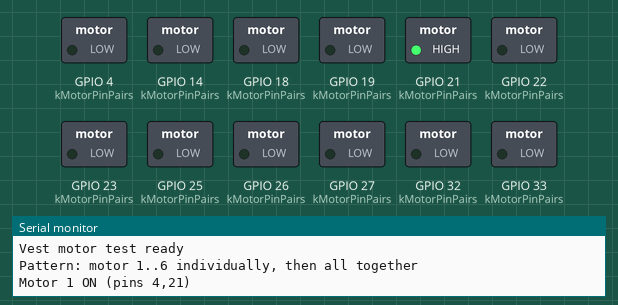
Bench run of a sketch on a simulated ESP32. On the bench: switched loads named in the sketch (green lamp = pin HIGH), the last lines printed to the serial monitor.

Above: at 0.6 s.
At 3.1 s:
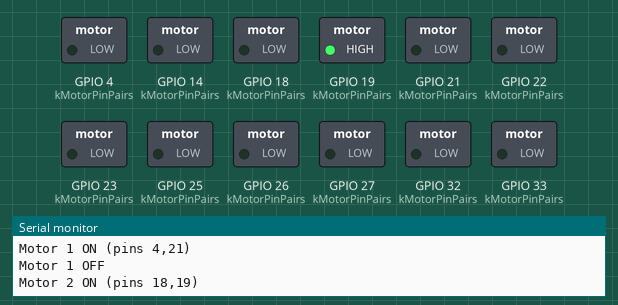
At 8.1 s:
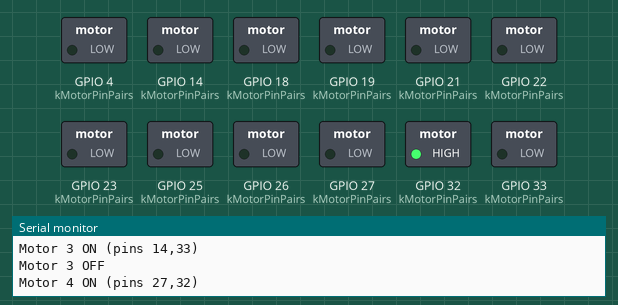
At 13.1 s:
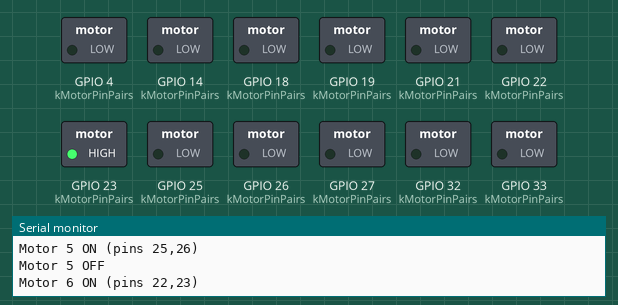
At 24.6 s:
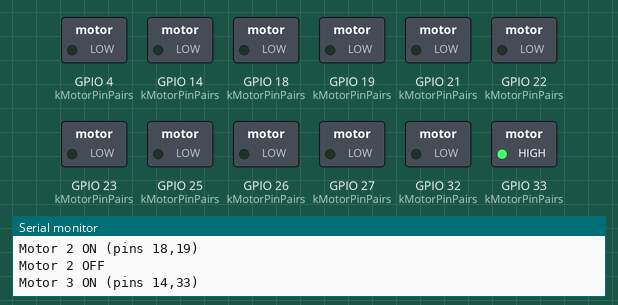
At 34.6 s:
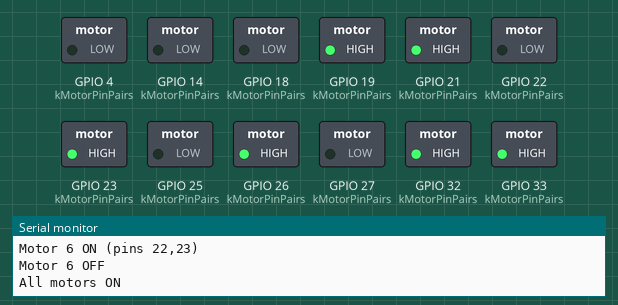
Timing chart, 0 to 40.0 s (numbered marks = the images above):
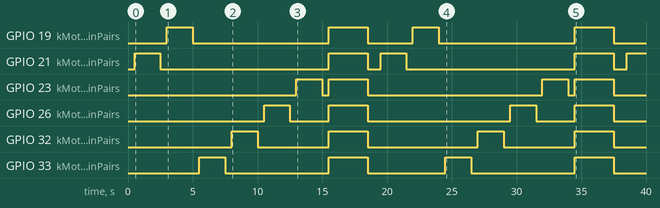

Measured:
- by itself, GPIO 19 (kMotorPinPairs): LOW → HIGH at 3.0 s, → LOW 2.0 s later, → HIGH 10.5 s later, → LOW 3.0 s later, … (8 changes in this stretch)
- by itself, GPIO 21 (kMotorPinPairs): LOW → HIGH at 0.50 s, → LOW 2.0 s later, → HIGH 13.0 s later, → LOW 3.0 s later, … (9 changes in this stretch)
- by itself, GPIO 23 (kMotorPinPairs): LOW → HIGH at 13.0 s, → LOW 2.0 s later, → HIGH 0.50 s later, → LOW 3.0 s later, … (8 changes in this stretch)
- by itself, GPIO 26 (kMotorPinPairs): LOW → HIGH at 10.5 s, → LOW 2.0 s later, → HIGH 3.0 s later, → LOW 3.0 s later, … (8 changes in this stretch)
- by itself, GPIO 32 (kMotorPinPairs): LOW → HIGH at 8.0 s, → LOW 2.0 s later, → HIGH 5.5 s later, → LOW 3.0 s later, … (8 changes in this stretch)
- by itself, GPIO 33 (kMotorPinPairs): LOW → HIGH at 5.5 s, → LOW 2.0 s later, → HIGH 8.0 s later, → LOW 3.0 s later, … (8 changes in this stretch)

The sketch:

vest_motor_test.ino
```cpp
#include <Arduino.h>

// ---------------------------------------------------------------------------
// Vest motor hardware test
//
// Purpose:
// - Isolate vest motor wiring/driver/power issues from ROS, serial, and ESP-NOW
// - Use the same motor pin pairs and drive style as the main vest firmware
//
// Behavior:
// - Turns on one motor channel at a time for 2 seconds
// - Pauses 0.5 seconds between motors
// - After all six, turns all motors on together for 3 seconds
// - Repeats forever
//
// Serial monitor:
// - 115200 baud
// ---------------------------------------------------------------------------

static const int kMotorPinPairs[6][2] = {
  {4, 21},
  {18, 19},
  {14, 33},
  {27, 32},
  {25, 26},
  {22, 23},
};

static const uint32_t kSingleMotorOnMs = 2000;
static const uint32_t kInterMotorOffMs = 500;
static const uint32_t kAllMotorsOnMs = 3000;
static const uint32_t kCyclePauseMs = 1000;

void stopAllMotors() {
  for (int i = 0; i < 6; ++i) {
    digitalWrite(kMotorPinPairs[i][0], LOW);
    digitalWrite(kMotorPinPairs[i][1], LOW);
  }
}

void setMotorOn(int idx) {
  stopAllMotors();
  digitalWrite(kMotorPinPairs[idx][0], LOW);
  digitalWrite(kMotorPinPairs[idx][1], HIGH);
}

void setAllMotorsOn() {
  for (int i = 0; i < 6; ++i) {
    digitalWrite(kMotorPinPairs[i][0], LOW);
    digitalWrite(kMotorPinPairs[i][1], HIGH);
  }
}

void setup() {
  Serial.begin(115200);
  delay(500);

  for (int i = 0; i < 6; ++i) {
    pinMode(kMotorPinPairs[i][0], OUTPUT);
    pinMode(kMotorPinPairs[i][1], OUTPUT);
  }

  stopAllMotors();

  Serial.println("Vest motor test ready");
  Serial.println("Pattern: motor 1..6 individually, then all together");
}

void loop() {
  for (int i = 0; i < 6; ++i) {
    Serial.printf("Motor %d ON (pins %d,%d)\n", i + 1, kMotorPinPairs[i][0], kMotorPinPairs[i][1]);
    setMotorOn(i);
    delay(kSingleMotorOnMs);

    Serial.printf("Motor %d OFF\n", i + 1);
    stopAllMotors();
    delay(kInterMotorOffMs);
  }

  Serial.println("All motors ON");
  setAllMotorsOn();
  delay(kAllMotorsOnMs);

  Serial.println("All motors OFF");
  stopAllMotors();
  delay(kCyclePauseMs);
}
```
